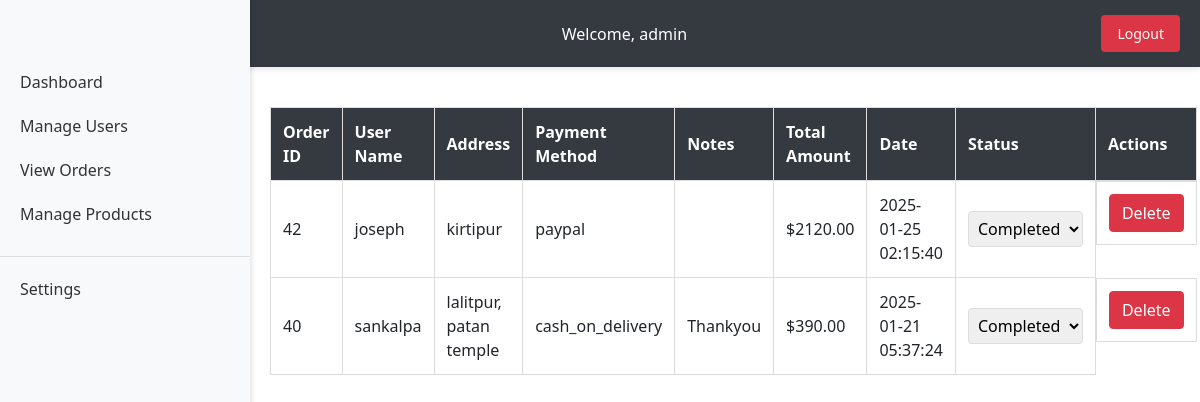
Screenshot of /admin_orders.php (signed in) with the database file from the repository.
### tables this page shows
CREATE TABLE `orders` (
  `id` int(11) NOT NULL,
  `user_id` int(11) NOT NULL,
  `address` text NOT NULL,
  `payment_method` varchar(50) NOT NULL,
  `notes` text DEFAULT NULL,
  `total_amount` decimal(10,2) NOT NULL,
  `created_at` timestamp NOT NULL DEFAULT current_timestamp(),
  `status` varchar(50) DEFAULT 'pending'
);

CREATE TABLE `users` (
  `id` int(11) NOT NULL,
  `name` varchar(255) NOT NULL,
  `email` varchar(255) NOT NULL,
  `password` varchar(255) NOT NULL,
  `created_at` timestamp NOT NULL DEFAULT current_timestamp(),
  `role` enum('user','admin') DEFAULT 'user'
);

### admin_orders.php (the view, shortened to what this page needs)
<?php
$conn = db_connect();
$query = "SELECT o.id AS order_id, u.name AS user_name, o.address, o.payment_method, o.notes, o.total_amount, o.created_at, o.status
          FROM orders o
          JOIN users u ON o.user_id = u.id
          ORDER BY o.created_at DESC";
$result = mysqli_query($conn, $query);
?>
<!DOCTYPE html>
<html lang="en">
<head>
    <link rel="stylesheet" href="css/admin_styles.css">
    <link rel="stylesheet" href="https://cdn.jsdelivr.net/npm/bootstrap@5.1.3/dist/css/bootstrap.min.css">
</head>
<body>
    <header>
        <h1>Admin Panel</h1>
        <?php if (isset($_SESSION['email'])): ?>
            <span>Welcome, <?php echo $_SESSION['name']; ?></span>
            <form action="process/logout_process.php" method="post" style="display: inline;">
                <button type="submit" class="btn btn-danger">Logout</button>
            </form>
        <?php endif; ?>
    </header>
    <div class="sidebar">
        <a href="admin.php">Dashboard</a>
        <a href="admin.php">Manage Users</a>
        <a href="admin_orders.php">View Orders</a>
        <a href="admin_products.php">Manage Products</a>
        <div class="admin-section">
            <a href="admin_settings.php">Settings</a>
        </div>
    </div>
    <main class="main-content">
        <table class="order-table">
            <thead>
                <tr>
                    <th>Order ID</th>
                    <th>User Name</th>
                    <th>Address</th>
                    <th>Payment Method</th>
                    <th>Notes</th>
                    <th>Total Amount</th>
                    <th>Date</th>
                    <th>Status</th>
                    <th>Actions</th>
                </tr>
            </thead>
            <tbody>
                <?php while ($row = mysqli_fetch_assoc($result)): ?>
                    <tr>
                        <td><?php echo $row['order_id']; ?></td>
                        <td><?php echo $row['user_name']; ?></td>
                        <td><?php echo $row['address']; ?></td>
                        <td><?php echo $row['payment_method']; ?></td>
                        <td><?php echo $row['notes']; ?></td>
                        <td>$<?php echo $row['total_amount']; ?></td>
                        <td><?php echo $row['created_at']; ?></td>
                        <td>
                            <form action="admin_orders.php" method="post" style="display: inline;">
                                <select name="status" class="status-select" onchange="this.form.submit()">
                                    <option value="completed" <?php echo $row['status'] === 'completed' ? 'selected' : ''; ?>>Completed</option>
                                </select>
                            </form>
                        </td>
                        <td class="action-buttons">
                            <form action="admin_orders.php" method="post" style="display: inline;">
                                <button type="submit" name="delete_order" class="btn btn-danger">Delete</button>
                            </form>
                        </td>
                    </tr>
                <?php endwhile; ?>
            </tbody>
        </table>
    </main>
</body>
</html>

### css/admin_styles.css (style rules this page uses)
body { font-family: 'Roboto', sans-serif; margin: 0; padding: 0; background-color: #ffffff; color: #333; line-height: 1.6; }
header { background-color: #343a40; color: #ffffff; padding: 15px 20px; display: flex; justify-content: space-between; align-items: center; box-shadow: 0 2px 5px rgba(0, 0, 0, 0.1); }
header h1 { margin: 0; font-size: 24px; }
header span { font-size: 16px; margin-right: 15px; }
header .btn-danger { background-color: #dc3545; border: none; padding: 8px 16px; font-size: 14px; border-radius: 4px; cursor: pointer; transition: background-color 0.3s ease; }
.sidebar { width: 250px; background-color: #f8f9fa; height: 100vh; position: fixed; top: 0; left: 0; padding-top: 60px; box-shadow: 2px 0 5px rgba(0, 0, 0, 0.1); }
.sidebar a { display: block; padding: 10px 20px; color: #333; text-decoration: none; font-size: 16px; transition: background-color 0.3s ease, color 0.3s ease; }
.sidebar .admin-section { margin-top: 20px; border-top: 1px solid #ddd; padding-top: 10px; }
.main-content { margin-left: 250px; padding: 20px; }
.btn { padding: 8px 12px; font-size: 14px; border: none; border-radius: 4px; cursor: pointer; transition: background-color 0.3s ease; }
.btn-danger { background-color: #dc3545; color: #ffffff; }

### admin_orders.php (style rules this page uses)
.order-table { width: 100%; border-collapse: collapse; margin-top: 20px; }
.order-table th, .order-table td { padding: 12px; border: 1px solid #ddd; text-align: left; }
.order-table th { background-color: #343a40; color: white; }
.status-select { padding: 5px; border-radius: 4px; border: 1px solid #ddd; }
.action-buttons { display: flex; gap: 10px; }

### rows the page displays
orders: id "42", user.name "joseph", address "kirtipur", payment_method "paypal", total_amount "2120.00", created_at "2025-01-25 02:15:40", status "Completed"
orders: id "40", user.name "sankalpa", address "lalitpur, patan temple", payment_method "cash_on_delivery", notes "Thankyou", total_amount "390.00", created_at "2025-01-21 05:37:24", status "Completed"

### other values shown
$_SESSION['name'] "admin"
